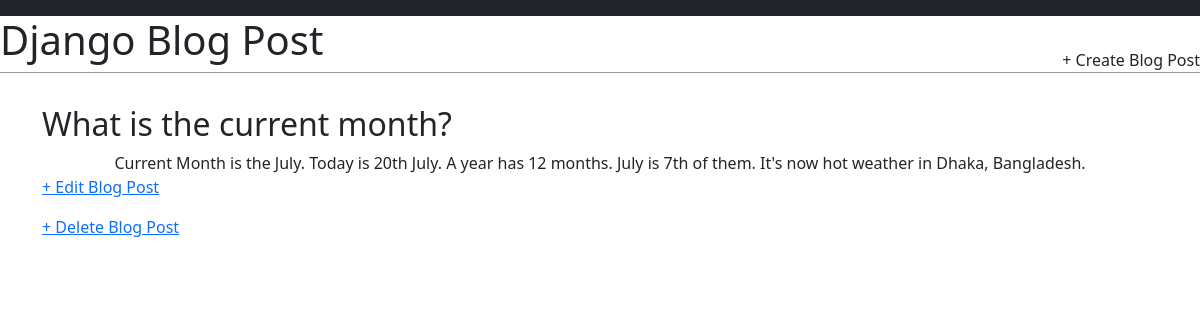
Screenshot of /blogpost/1/ with the database file from the repository.
### blogpost/models.py (models this page shows, shortened)
class Post(models.Model):
    title = models.CharField(max_length=200)
    author = models.ForeignKey(
        'auth.User',
        on_delete=models.CASCADE,
    )
    body = models.TextField()

### blogpost/views.py (the view)
# urls.py: path('blogpost/<int:pk>/', BlogPostDetailView.as_view(),
class BlogPostDetailView(DetailView):
    model = Post
    template_name = 'post_detail.html'

### templates/post_detail.html
{% extends 'base.html' %}
{% block content %}
<div class="post-entry">
    <h2>{{ post.title }}</h2>
    <p> {{ post.body }}</p>
</div>
<p><a href="{% url 'post_edit' post.pk %}">+ Edit Blog Post</a></p>
<p><a href="{% url 'post_delete' post.pk %}">+ Delete Blog Post</a></p>
{% endblock content %}

### static/css/base.css (style rules this page uses)
body { font-family: 'Source Sans Pro', sans-serif; font-size: 18px; }
.post-entry h2 { margin: 0.5rem 0; }
.post-entry p { margin: 0; font-weight: 400; text-align: center; }

### rows the page displays
Post: title "What is the current month?", body "Current Month is the July. Today is 20th July. A year has 12 months. July is 7th of them. It's now hot weather in Dhaka, Bangladesh."
